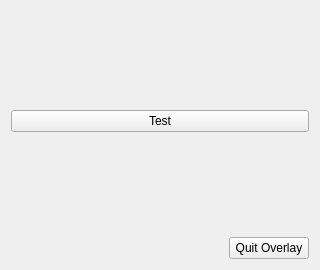
<?xml version="1.0" encoding="UTF-8"?>
<ui version="4.0">
 <class>WheelchairOverlayWidget</class>
 <widget class="QWidget" name="WheelchairOverlayWidget">
  <property name="geometry">
   <rect>
    <x>0</x>
    <y>0</y>
    <width>320</width>
    <height>270</height>
   </rect>
  </property>
  <property name="windowTitle">
   <string>Hello World Overlay</string>
  </property>
  <layout class="QVBoxLayout" name="verticalLayout_2">
   <item>
    <spacer name="verticalSpacer_2">
     <property name="orientation">
      <enum>Qt::Vertical</enum>
     </property>
     <property name="sizeHint" stdset="0">
      <size>
       <width>20</width>
       <height>40</height>
      </size>
     </property>
    </spacer>
   </item>
   <item>
    <widget class="QPushButton" name="testPushButton">
     <property name="text">
      <string>Test</string>
     </property>
    </widget>
   </item>
   <item>
    <spacer name="verticalSpacer">
     <property name="orientation">
      <enum>Qt::Vertical</enum>
     </property>
     <property name="sizeHint" stdset="0">
      <size>
       <width>20</width>
       <height>40</height>
      </size>
     </property>
    </spacer>
   </item>
   <item>
    <layout class="QHBoxLayout" name="horizontalLayout">
     <item>
      <spacer name="horizontalSpacer">
       <property name="orientation">
        <enum>Qt::Horizontal</enum>
       </property>
       <property name="sizeHint" stdset="0">
        <size>
         <width>40</width>
         <height>20</height>
        </size>
       </property>
      </spacer>
     </item>
     <item>
      <widget class="QPushButton" name="quitOverlayPushButton">
       <property name="text">
        <string>Quit Overlay</string>
       </property>
      </widget>
     </item>
    </layout>
   </item>
  </layout>
 </widget>
 <layoutdefault spacing="6" margin="11"/>
 <resources/>
 <connections/>
</ui>
